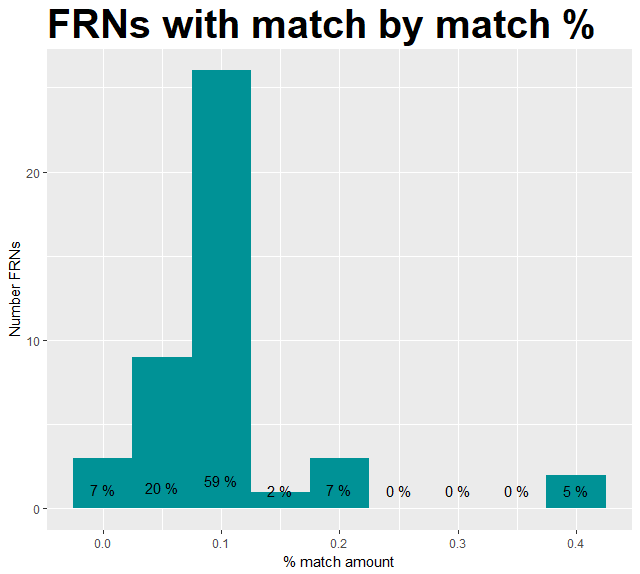

Here is the R script that generated this plot:
## =========================================
##
## Create histograms
##
## =========================================

## Clearing memory
rm(list=ls())

## set working directory
setwd("C:/Users/jesch/OneDrive/Documents/GitHub/ficher/Projects_SotS_2017/fiber/state_match/histogram/")

## load packages (if not already in the environment)
packages.to.install <- c("dplyr", "ggplot2", "reshape2", "plyr")
for (i in 1:length(packages.to.install)){
  if (!packages.to.install[i] %in% rownames(installed.packages())){
    install.packages(packages.to.install[i])
  }
}
library(dplyr)
library(ggplot2)


##import and filter
frns <- read.csv("data/frns.csv")
frns$match_pct = frns$match_amount/frns$total_pre_discount_charges 

##histogram of FRNs
p.pct <- ggplot(frns, aes(match_pct))
p.pct + geom_histogram(binwidth=.05, fill="#009296")+
  ylab("Number FRNs")+
  xlab("% match amount")+
  ggtitle("FRNs with match by match %")+ 
  theme(plot.title = element_text(size = 30, face = "bold"))+
  stat_bin(aes(y=(..count..)/sum(..count..), 
               label=paste(round((..count..)/sum(..count..),2)*100,'%')), 
           geom="text", size=4, binwidth = .05, vjust=-1, color = 'black')


##histogram of $ match
p.pct2 <- ggplot(frns, aes(match_pct, weight = match_amount))
p.pct2 + geom_histogram(binwidth=.05, fill="#009296")+
  ylab("$ Match")+
  xlab("% match amount")+
  ggtitle("FRNs with match by match %")+ 
  theme(plot.title = element_text(size = 30, face = "bold"))
